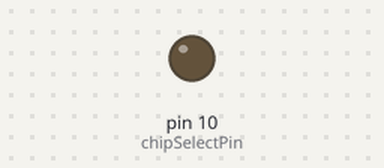
A sketch run on a simulated Arduino Uno, built with avr-gcc and run on an emulated ATmega328P. Parts: output pins drawn as LEDs (lit = HIGH). What the sketch prints to the serial monitor is not drawn.

Above: at 0.1 s.
At 2.8 s:
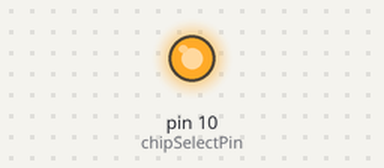
Timing chart, 0 to 4.3 s (numbered marks = the images above):
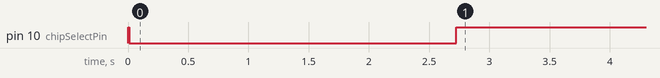

The sketch:

Dump_SPI_EEPROM.ino
```cpp
#include <stdint.h>
#include <SPI.h>

const uint8_t chipSelectPin = 10;
const uint8_t RDSR = 0x05;
const uint8_t READ = 0x03;
uint8_t readAddr = 0x0000;
uint8_t outputByte = 0;

void setup() {
  Serial.begin(115200);
  SPI.begin();
  pinMode(chipSelectPin, OUTPUT);

  SPI.beginTransaction(SPISettings(100000, MSBFIRST, SPI_MODE3));
  delay(10);

  digitalWrite(chipSelectPin,LOW);
  SPI.transfer(READ);
  SPI.transfer16(readAddr);
  for(uint16_t i=0;i<32000;++i){
    outputByte = SPI.transfer(0x00);
    Serial.write(outputByte);
  }

  digitalWrite(chipSelectPin, HIGH);
  SPI.endTransaction();


}

void loop() {
}
```
